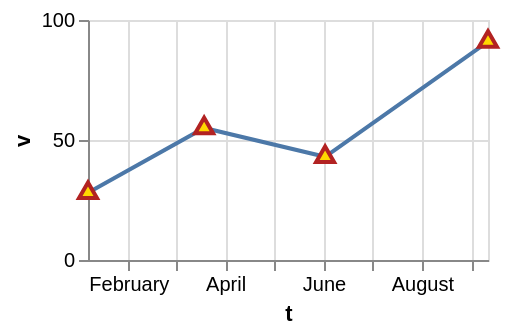

Write a Vega-Lite specification for this figure.
### Vega-Lite specification from a JSON file in a GitHub repository (floating-point values rounded to 4 significant figures)
{"$schema": "https://vega.github.io/schema/vega-lite/v6.json", "width": 200, "height": 120, "data": {"values": [{"c": "alpha", "v": 28, "t": "2024-01-07"}, {"c": "beta", "v": 55, "t": "2024-03-19"}, {"c": "gamma", "v": 43, "t": "2024-06-02"}, {"c": "delta", "v": 91, "t": "2024-09-11"}]}, "mark": {"type": "line", "point": true}, "encoding": {"x": {"field": "t", "type": "temporal"}, "y": {"field": "v", "type": "quantitative"}}, "config": {"point": {"size": 80, "shape": "triangle", "stroke": "firebrick", "fill": "gold", "strokeWidth": 2}}}
